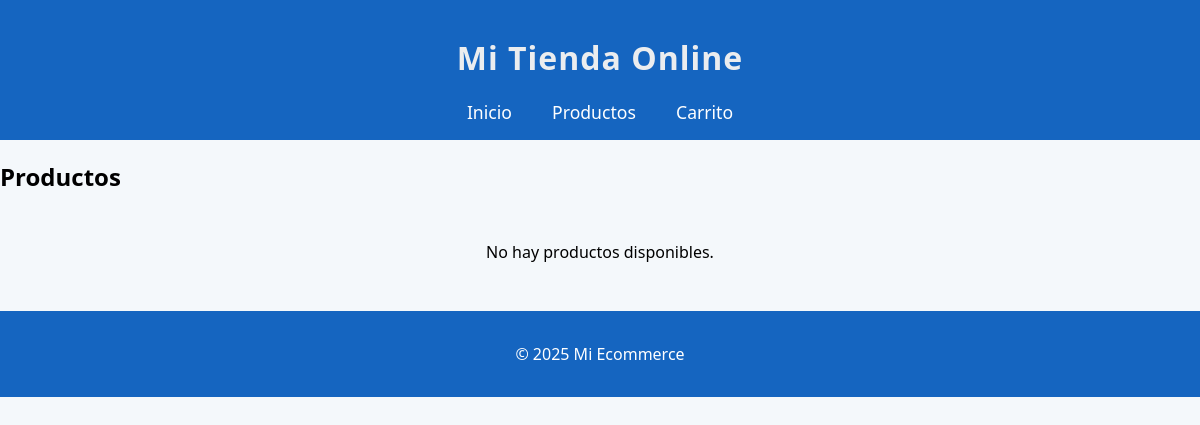
The app's page /productos/, older data.
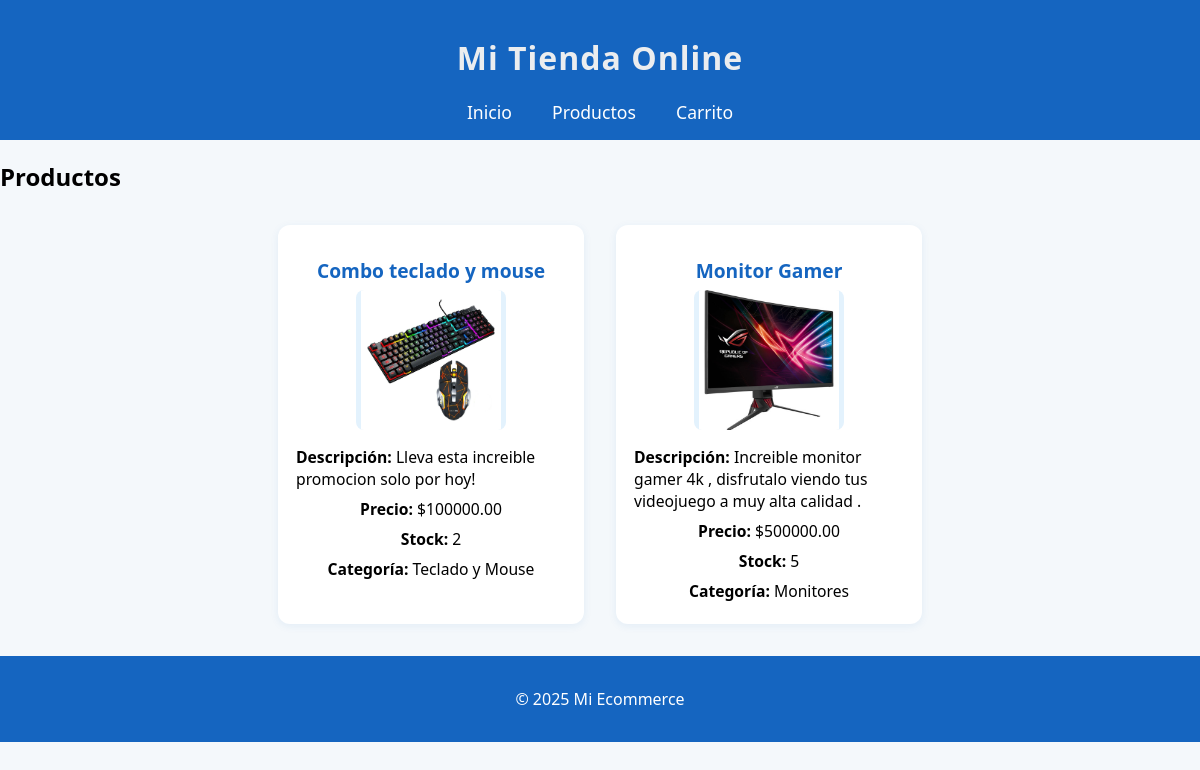
The same page, newer data.
### tienda/models.py (models this page shows, shortened)
class Producto(models.Model):
    nombre = models.CharField(max_length=100)
    descripcion = models.TextField()
    precio = models.DecimalField(max_digits=10, decimal_places=2)
    stock = models.IntegerField()
    categoria = models.ForeignKey(CategoriaProducto, on_delete=models.CASCADE)
    imagen = models.ImageField(upload_to='productos/', null=True, blank=True)  # 👈 NUEVO CAMPO

class CategoriaProducto(models.Model):
    nombre_categoria = models.CharField(max_length=100)

### tienda/views.py (the view)
# urls.py: path('productos/', views.productos, name='productos'),
def productos(request):
    productos = Producto.objects.all()
    return render(request, 'tienda/productos.html', {'productos': productos})

### tienda/templates/tienda/productos.html
{% extends 'tienda/base.html' %}
{% block content %}
<h2>Productos</h2>
<div class="productos-lista">
	{% for producto in productos %}
		<div class="producto-item">
			<h3>{{ producto.nombre }}</h3>
			{% if producto.imagen %}
				<img src="{{ producto.imagen.url }}" alt="{{ producto.nombre }}" width="150">
			{% endif %}
			<p><strong>Descripción:</strong> {{ producto.descripcion }}</p>
			<p><strong>Precio:</strong> ${{ producto.precio }}</p>
			<p><strong>Stock:</strong> {{ producto.stock }}</p>
			<p><strong>Categoría:</strong> {{ producto.categoria.nombre_categoria }}</p>
		</div>
	{% empty %}
		<p>No hay productos disponibles.</p>
	{% endfor %}
</div>
{% endblock %}

Row changes from the older to the newer data that the page shows:
added Producto: nombre "Combo teclado y mouse", imagen (picture), descripcion "Lleva esta increible promocion solo por hoy!", precio "100000.00", stock "2", categoria.nombre_categoria "Teclado y Mouse"
added Producto: nombre "Monitor Gamer", imagen (picture), descripcion "Increible monitor gamer 4k , disfrutalo viendo tus videojuego a muy alta calidad .", precio "500000.00", stock "5", categoria.nombre_categoria "Monitores"
Text that changed along with them:
text no longer shown: "No hay productos disponibles."
